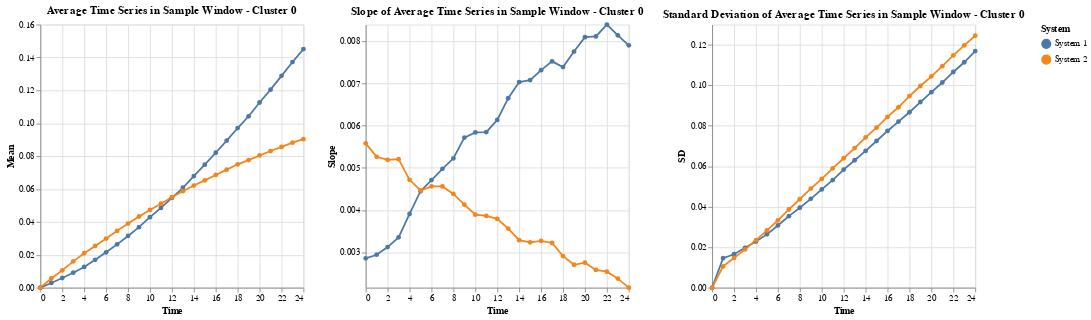
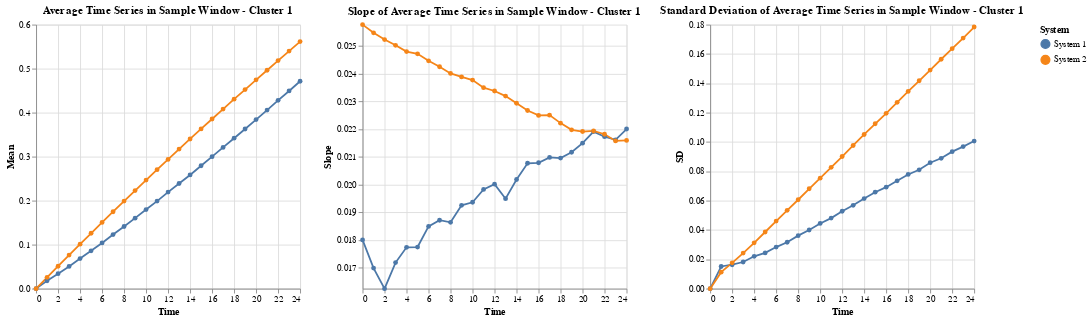
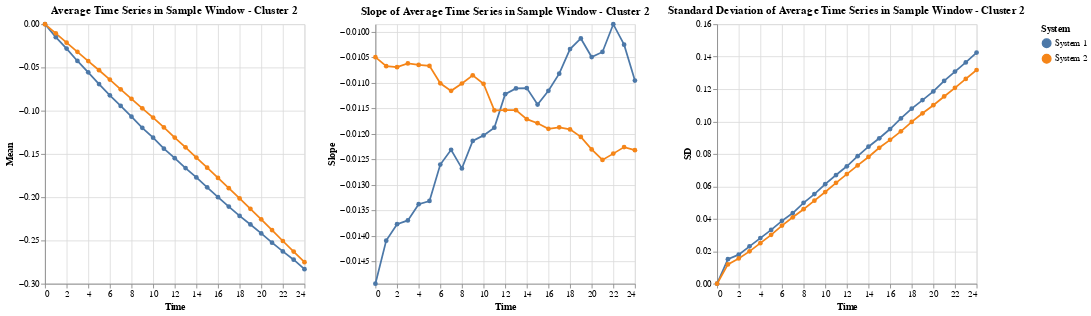

Source (notebook cell) for these figures, in order:
### Code cell
# Plot the average time series
for cluster_label in np.unique(y_pred):
    metricsByCluster(cluster_label, A_sample_window_zero, y_pred, 'Sample')
